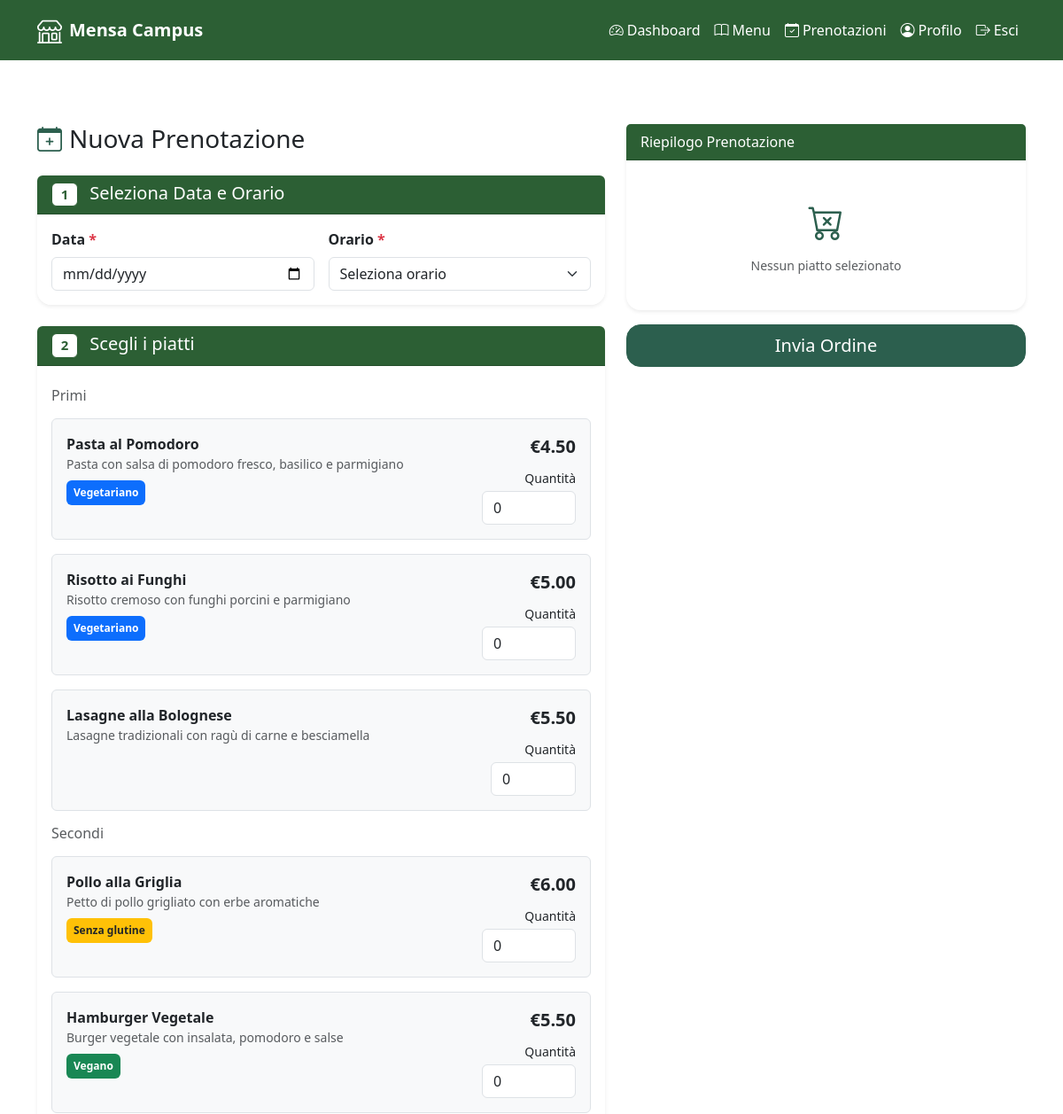
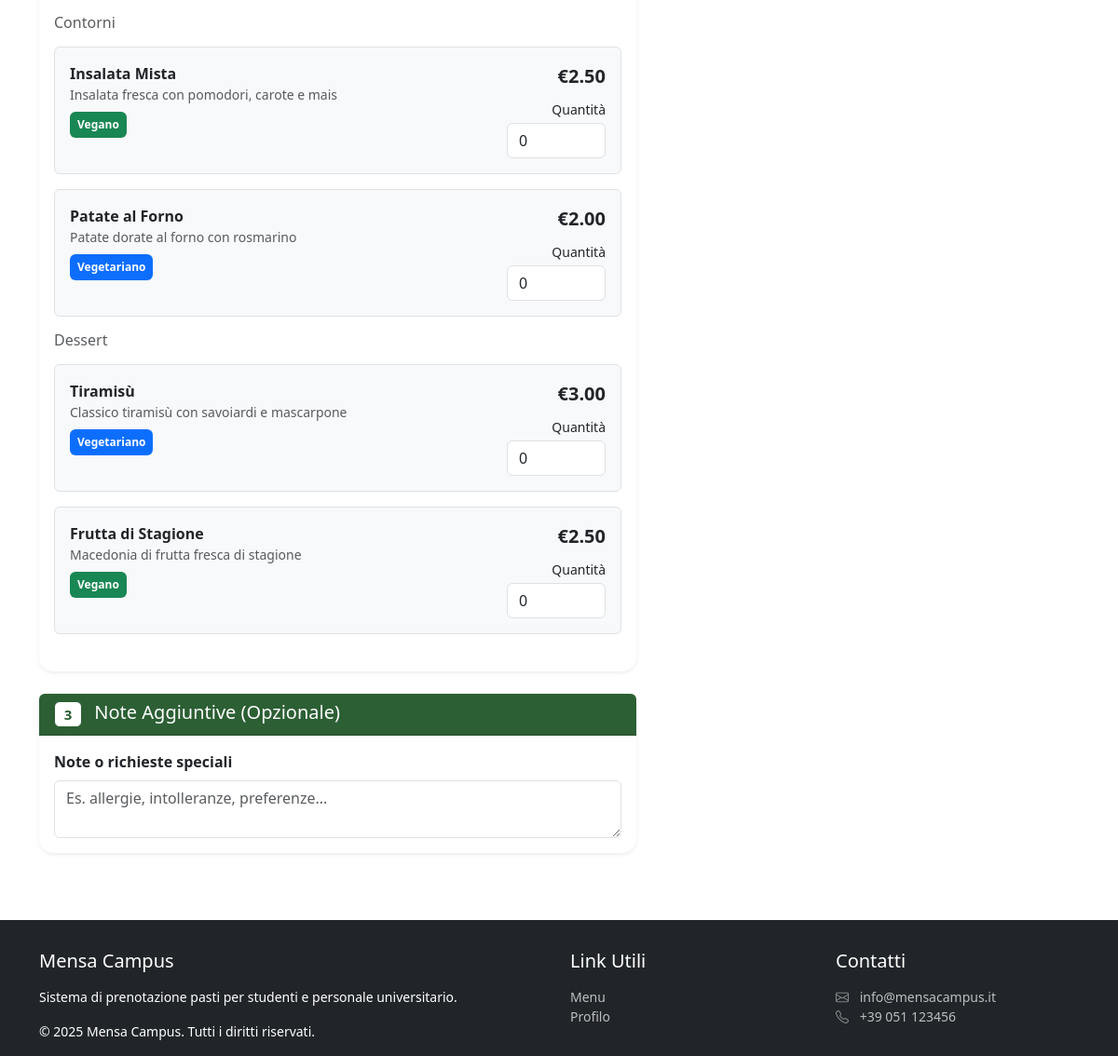
/user-bookings.php (signed in), run on the app's committed database (2 pictures, top to bottom).
### tables this page shows
CREATE TABLE categories (
    category_id INT NOT NULL AUTO_INCREMENT,
    category_name VARCHAR(50) NOT NULL,
    PRIMARY KEY (category_id)
);

CREATE TABLE dishes (
    dish_id INT NOT NULL AUTO_INCREMENT,
    name VARCHAR(50) NOT NULL,
    description VARCHAR(255) NOT NULL,
    price DECIMAL(6,2) NOT NULL,
    stock INT NOT NULL,
    image VARCHAR(255) NOT NULL,
    calories INT NOT NULL,
    category_id INT NOT NULL,
    PRIMARY KEY (dish_id),
    CONSTRAINT fk_dishes_category FOREIGN KEY (category_id) REFERENCES categories(category_id)
);

CREATE TABLE dietary_specifications (
    dietary_spec_id INT NOT NULL AUTO_INCREMENT,
    dietary_spec_name VARCHAR(50) NOT NULL,
    PRIMARY KEY (dietary_spec_id)
);

### user-bookings.php (called while the page is built, shortened)
<?php
require_once 'bootstrap.php';
$templateParams["titolo"] = "Mensa Campus - Prenotazioni";
$templateParams["nav_items"] = array(
    getNewNavItem("Dashboard", "user-dashboard.php", "bi bi-speedometer2"),
    getNewNavItem("Menu", "menu.php", "bi bi-book"),
    getNewNavItem("Prenotazioni", "user-bookings.php", "bi bi-calendar-check"),
    getNewNavItem("Profilo", "user-profile.php", "bi bi-person-circle"),
    getNewNavItem("Esci", "logout.php", "bi bi-box-arrow-right")
);
$templateParams["link_utili"][] = array(
    "name" => "Menu",
    "link" => "menu.php",
);
$templateParams["link_utili"][] = array(
    "name" => "Profilo",
    "link" => "user-profile.php",
);
$templateParams["categories"] = $dbh->getAllCategories();
$templateParams["content"] = "template/user-bookings-content.php";
$templateParams["js"][] = "js/user-bookings.js";
require 'template/base-user.php';
?>

### db/database.php (called while the page is built, shortened)
<?php
class DatabaseHelper {
    private $db;
    public function __construct($servername, $username, $password, $dbname, $port) {
        $this->db = new mysqli($servername, $username, $password, $dbname, $port);
        $this->db->set_charset('utf8mb4');
    }
    public function getAllCategories() {
        $stmt = $this->db->prepare("SELECT * FROM categories");
        $stmt->execute();
        $result = $stmt->get_result();
        return $result->fetch_all(MYSQLI_ASSOC);
    }
    public function getAllDishes($categoryId) {
        $stmt = $this->db->prepare("SELECT * FROM dishes WHERE category_id = ?");
        $stmt->bind_param('i', $categoryId);
        $stmt->execute();
        $result = $stmt->get_result();
        return $result->fetch_all(MYSQLI_ASSOC);
    }
    public function getDietaryTagsForDish($dishId) {
        $stmt = $this->db->prepare("SELECT ds.dietary_spec_name
            FROM dietary_specifications ds
            JOIN dish_specifications dsp ON ds.dietary_spec_id = dsp.dietary_spec_id
            WHERE dsp.dish_id = ?");
        $stmt->bind_param('i', $dishId);
        $stmt->execute();
        $result = $stmt->get_result();
        return $result->fetch_all(MYSQLI_ASSOC);
    }
}
?>

### bootstrap.php (called while the page is built, shortened)
<?php
require_once("db/database.php");
require_once("utils/functions.php");
$dbh = new DatabaseHelper("localhost", "root", "", "cafeteria", 3306);
?>

### template/user-bookings-content.php (the view, shortened to what this page needs)
<main class="container">
    <form action="#" method="post" class="row g-4 my-5">
        <section class="col-xl-7">
            <h1 class="h3"><i class="bi bi-calendar-plus me-2" aria-hidden="true"></i>Nuova Prenotazione</h1>
            <fieldset class="card my-4 rounded-4 border-0 shadow-sm">
                <legend class="card-header h5 mb-0 rounded-top">
                    <span class="badge bg-white me-2">1</span>
                    Seleziona Data e Orario
                </legend>
                <div class="card-body py-3">
                    <div class="row g-3">
                        <div class="col-md">
                            <label for="booking-date" class="form-label fw-semibold">
                                Data <span class="text-danger">*</span>
                            </label>
                            <input type="date" name="booking-date" id="booking-date" class="form-control" min="<?php echo date('Y-m-d'); ?>" required/>
                        </div>
                        <div class="col-md">
                            <label for="booking-time" class="form-label fw-semibold">
                                Orario <span class="text-danger">*</span>
                            </label>
                            <select name="booking-time" id="booking-time" class="form-select" required>
                                <option value="" disabled selected>Seleziona orario</option>
                            </select>
                        </div>
                    </div>
                </div>
            </fieldset>
            <fieldset class="card my-4 rounded-4 border-0 shadow-sm">
                <legend class="card-header h5 mb-0 rounded-top">
                    <span class="badge bg-white me-2">2</span>
                    Scegli i piatti
                </legend>
                <div class="card-body py-4">
                    <?php foreach($templateParams["categories"] as $category): ?>
                    <section>
                        <h2 class="h6 text-muted mb-3"><?php echo htmlspecialchars($category["category_name"]); ?></h2>
                        <ul class="w-100 list-unstyled">
                            <?php foreach($dbh->getAllDishes($category["category_id"]) as $dish):
                                if ($dish["stock"] <= 0) {
                                    continue;
                                }
                            ?>
                                <li class="mb-3 p-3 border rounded bg-light">
                                    <div class="d-flex justify-content-between align-items-start">
                                        <div class="flex-grow-1">
                                            <strong class="d-block"><?php echo htmlspecialchars($dish["name"]); ?></strong>
                                            <span class="small text-muted d-block mb-2"><?php echo htmlspecialchars($dish["description"]); ?></span>
                                            <?php getTags($dbh->getDietaryTagsForDish($dish["dish_id"])); ?>
                                        </div>
                                        <div class="ms-4 text-end">
                                            <strong class="d-block fs-5 mb-2">€<?php echo htmlspecialchars($dish["price"]); ?></strong>
                                            <label for="<?php echo getIdFromName($dish["name"]) ?>" class="form-label small mb-1">Quantità</label>
                                                <input type="number" class="form-control"
                                                    id="<?php echo getIdFromName($dish["name"]) ?>" name="<?php echo getIdFromName($dish["name"]) ?>"
                                                    min="0" max="<?php echo htmlspecialchars($dish["stock"]); ?>" value="0" placeholder="0"
                                                    data-price="<?php echo htmlspecialchars($dish["price"]); ?>"
                                                    onchange="aggiornaRiepilogo('<?php echo $dish["name"] ?>', this.id, this.value)"
                                                />
                                        </div>
                                    </div>
                                </li>
                            <?php endforeach; ?>
                        </ul>
                    </section>
                    <?php endforeach; ?>
                </div>
            </fieldset>
            <fieldset class="card my-4 rounded-4 border-0 shadow-sm">
                <legend class="card-header h5 mb-0 rounded-top">
                    <span class="badge bg-white me-2">3</span>
                    Note Aggiuntive (Opzionale)
                </legend>
                <div class="card-body py-3">
                    <div class="row g-3">
                        <div class="col-md">
                            <label for="booking-notes" class="form-label fw-semibold">
                                Note o richieste speciali
                            </label>
                            <textarea name="booking-notes" id="booking-notes" class="form-control" cols="3" placeholder="Es. allergie, intolleranze, preferenze..."></textarea>
                        </div>
                    </div>
                </div>
        </section>
        <aside class="col-xl-5">
            <div class="card shadow-sm rounded-4 border-0">
                <div class="card-header">
                    Riepilogo Prenotazione
                </div>
                <div class="card-body py-3">
                    <div id="riepilogo-container">
                        <div id="riepilogo-items">
                            <div id="riepilogo-placeholder" class="text-center text-muted py-4">
                                <i class="bi bi-cart-x fs-1" aria-hidden="true"></i>
                                <p class="small mb-0 mt-2">Nessun piatto selezionato</p>
                            </div>
                        </div>
                    </div>
                </div>
            </div>
            <div class="d-grid mt-3">
                <input type="submit" class="btn btn-primary btn-lg rounded-4" value="Invia Ordine" />
            </div>
        </aside>
    </form>
</main>

### template/base-user.php (shortened to what this page needs)
<!DOCTYPE html>
<html lang="it-IT">
  <head>
    <link href="https://cdn.jsdelivr.net/npm/bootstrap@5.3.8/dist/css/bootstrap.min.css" rel="stylesheet" />
    <link rel="stylesheet" href="https://cdn.jsdelivr.net/npm/bootstrap-icons@1.13.1/font/bootstrap-icons.min.css" />
    <link rel="stylesheet" type="text/css" href="css/style.css" />
  </head>
  <body class="container-fluid p-0 overflow-x-hidden">
    <nav class="navbar navbar-expand-md navbar-dark sticky-top" aria-label="Navigazione principale">
      <div class="container">
        <a class="navbar-brand d-flex align-items-center" href="index.php">
          <i class="bi bi-shop fs-3 me-2" aria-hidden="true"></i>
          <span class="fw-bold">Mensa Campus</span>
        </a>
        <div class="collapse navbar-collapse" id="navbarNav">
          <ul class="navbar-nav ms-auto align-items-md-center">
            <?php foreach($templateParams["nav_items"] as $nav_item): ?>
              <li class="nav-item">
                <a class="nav-link active text-white" aria-current="page" href="<?php echo $nav_item["link"]; ?>">
                  <i class="<?php echo $nav_item["iconClass"]; ?> me-1" aria-hidden="true"></i><?php echo $nav_item["name"]; ?>
                </a>
              </li>
            <?php endforeach; ?>
          </ul>
        </div>
      </div>
    </nav>
    <?php
      if (isset($templateParams["content"])) {
        require $templateParams["content"];
      }
    ?>
    <footer class="bg-dark text-white py-3">
      <div class="container">
        <div class="row">
          <div class="col-lg-6">
            <h3 class="h5 my-3">Mensa Campus</h3>
            <p class="small">Sistema di prenotazione pasti per studenti e personale universitario.</p>
            <p class="small mb-0">&copy; 2025 Mensa Campus. Tutti i diritti riservati.</p>
          </div>
          <div class="col-lg-3">
            <nav aria-label="Link utili">
              <h4 class="h5 my-3">Link Utili</h4>
              <ul class="list-unstyled small">
                <?php foreach($templateParams["link_utili"] as $link): ?>
                  <li><a href="<?php echo $link["link"]; ?>" class="text-decoration-none"><?php echo $link["name"]; ?></a></li>
                <?php endforeach; ?>
              </ul>
            </nav>
          </div>
          <div class="col-lg-3">
            <h4 class="h5 my-3">Contatti</h4>
            <address>
              <ul class="list-unstyled small">
                <li class="text-white-50">
                  <i class="bi bi-envelope me-2" aria-hidden="true"></i>
                  <a href="mailto:info@mensacampus.it" class="text-decoration-none">info@mensacampus.it</a>
                </li>
                <li class="text-white-50">
                  <i class="bi bi-telephone me-2" aria-hidden="true"></i>
                  <a href="tel:+39051123456" class="text-decoration-none">+39 051 123456</a>
                </li>
              </ul>
            </address>
          </div>
        </div>
      </div>
    </footer>
  </body>
</html>

### utils/functions.php (shortened to what this page needs)
<?php
    function getNewNavItem($name, $link, $iconClass) {
        return array(
            "name" => $name,
            "link" => $link,
            "iconClass" => $iconClass
        );
    }
    function getIdFromName($name){
        return preg_replace("/[^a-z]/", '', strtolower($name));
    }
    function getTags($tags) {
        foreach($tags as $tag) {
            echo match ($tag["dietary_spec_name"]) {
                "Vegano" =>
                    '<span class="badge bg-success text-white p-2">Vegano</span>',
                "Vegetariano" =>
                    '<span class="badge bg-primary text-white p-2">Vegetariano</span>',
                "Senza glutine" =>
                    '<span class="badge bg-warning text-dark p-2">Senza glutine</span>',
                "Senza lattosio" =>
                    '<span class="badge bg-dark text-white p-2">Senza lattosio</span>',
                default => ""
            };
        }
    }
?>

### css/style.css (style rules this page uses)
nav.navbar, main > header.welcome { background-color: #2C5F34; }
main i.bi { color: #2C5F4E; }
main form select, main form input[type="date"] { cursor: pointer; }
main form .card-header { background-color: #2C5F34; color: white; }
main form .card-header .badge { color: #2C5F34; border: 1px solid #2C5F34; background-color: white; }
main form aside input[type="submit"], main form aside input[type="submit"] i { background-color: #2C5F4E; border-color: #2C5F4E; }
body > footer a { color: #FFFFFFB3; }

### data on the page
categories: category_name "Primi"
dishes: name "Pasta al Pomodoro", description "Pasta con salsa di pomodoro fresco, basilico e parmigiano", price "4.50", name+stock+price "0"
dietary_specifications: dietary_spec_name "Vegetariano"
dishes: name "Risotto ai Funghi", description "Risotto cremoso con funghi porcini e parmigiano", price "5.00", name+stock+price "0"
dishes: name "Lasagne alla Bolognese", description "Lasagne tradizionali con ragù di carne e besciamella", price "5.50", name+stock+price "0"
categories: category_name "Secondi"
dishes: name "Pollo alla Griglia", description "Petto di pollo grigliato con erbe aromatiche", price "6.00", name+stock+price "0"
dietary_specifications: dietary_spec_name "Senza glutine"
dishes: name "Hamburger Vegetale", description "Burger vegetale con insalata, pomodoro e salse", price "5.50", name+stock+price "0"
dietary_specifications: dietary_spec_name "Vegano"
categories: category_name "Contorni"
dishes: name "Insalata Mista", description "Insalata fresca con pomodori, carote e mais", price "2.50", name+stock+price "0"
dishes: name "Patate al Forno", description "Patate dorate al forno con rosmarino", price "2.00", name+stock+price "0"
categories: category_name "Dessert"
dishes: name "Tiramisù", description "Classico tiramisù con savoiardi e mascarpone", price "3.00", name+stock+price "0"
dishes: name "Frutta di Stagione", description "Macedonia di frutta fresca di stagione", price "2.50", name+stock+price "0"

### other printed values
$nav_item["name"] "Dashboard"
$nav_item["name"] "Menu"
$nav_item["name"] "Prenotazioni"
$nav_item["name"] "Profilo"
$nav_item["name"] "Esci"
$link["name"] "Menu"
$link["name"] "Profilo"
